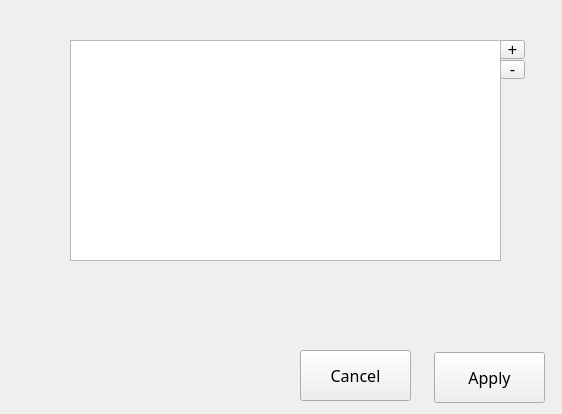
<?xml version="1.0" encoding="UTF-8"?>
<ui version="4.0">
 <class>Form</class>
 <widget class="QWidget" name="Form">
  <property name="geometry">
   <rect>
    <x>0</x>
    <y>0</y>
    <width>562</width>
    <height>414</height>
   </rect>
  </property>
  <property name="font">
   <font>
    <pointsize>12</pointsize>
   </font>
  </property>
  <property name="windowTitle">
   <string>Form</string>
  </property>
  <widget class="QToolButton" name="addAccount">
   <property name="geometry">
    <rect>
     <x>500</x>
     <y>40</y>
     <width>25</width>
     <height>19</height>
    </rect>
   </property>
   <property name="text">
    <string>+</string>
   </property>
  </widget>
  <widget class="QToolButton" name="RemoveAccount">
   <property name="geometry">
    <rect>
     <x>500</x>
     <y>60</y>
     <width>25</width>
     <height>19</height>
    </rect>
   </property>
   <property name="text">
    <string>-</string>
   </property>
  </widget>
  <widget class="QListWidget" name="accountList">
   <property name="geometry">
    <rect>
     <x>70</x>
     <y>40</y>
     <width>431</width>
     <height>221</height>
    </rect>
   </property>
  </widget>
  <widget class="QPushButton" name="ApplyBtn">
   <property name="geometry">
    <rect>
     <x>434</x>
     <y>352</y>
     <width>111</width>
     <height>51</height>
    </rect>
   </property>
   <property name="font">
    <font>
     <family>Segoe MDL2 Assets</family>
     <pointsize>12</pointsize>
    </font>
   </property>
   <property name="text">
    <string>Apply</string>
   </property>
  </widget>
  <widget class="QPushButton" name="CancelBtn">
   <property name="geometry">
    <rect>
     <x>300</x>
     <y>350</y>
     <width>111</width>
     <height>51</height>
    </rect>
   </property>
   <property name="font">
    <font>
     <family>Segoe MDL2 Assets</family>
     <pointsize>12</pointsize>
    </font>
   </property>
   <property name="text">
    <string>Cancel</string>
   </property>
  </widget>
 </widget>
 <resources/>
 <connections/>
</ui>
